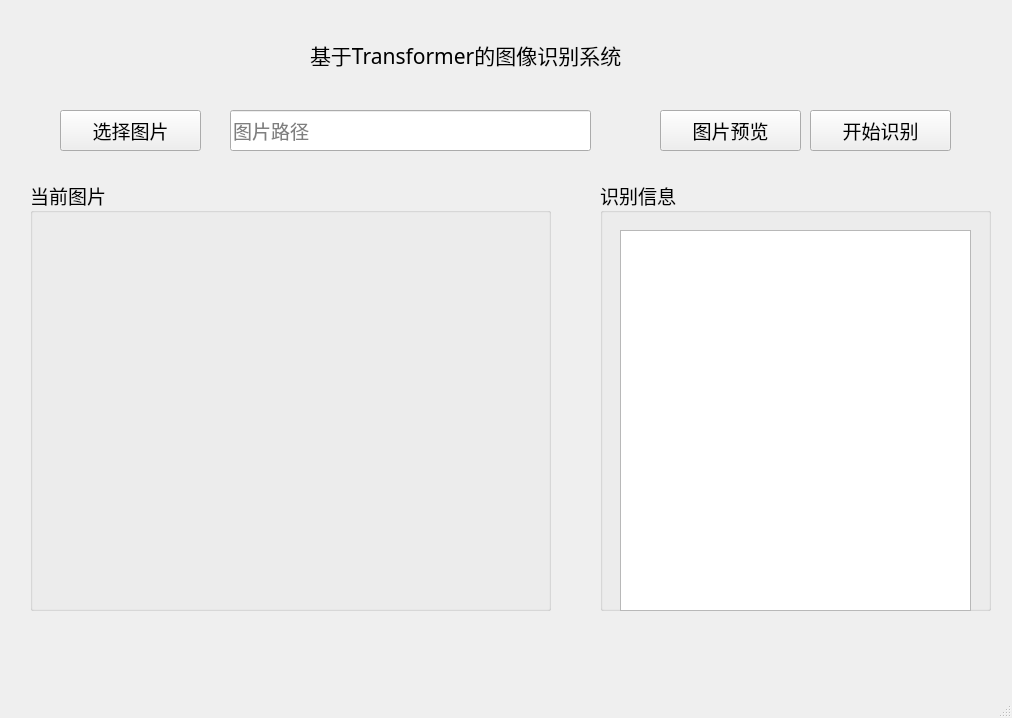
<?xml version="1.0" encoding="UTF-8"?>
<ui version="4.0">
 <class>MainWindow</class>
 <widget class="QMainWindow" name="MainWindow">
  <property name="geometry">
   <rect>
    <x>0</x>
    <y>0</y>
    <width>1012</width>
    <height>718</height>
   </rect>
  </property>
  <property name="windowTitle">
   <string>图像识别系统</string>
  </property>
  <property name="styleSheet">
   <string notr="true">QWidget#centralwidget{border-image: url(:/background/vision_transformer/hfuu.jpg);}</string>
  </property>
  <widget class="QWidget" name="centralwidget">
   <widget class="QPushButton" name="btn_choose">
    <property name="geometry">
     <rect>
      <x>60</x>
      <y>110</y>
      <width>141</width>
      <height>41</height>
     </rect>
    </property>
    <property name="font">
     <font>
      <family>楷体</family>
      <pointsize>14</pointsize>
     </font>
    </property>
    <property name="text">
     <string>选择图片</string>
    </property>
   </widget>
   <widget class="QGroupBox" name="groupBox">
    <property name="geometry">
     <rect>
      <x>30</x>
      <y>180</y>
      <width>521</width>
      <height>431</height>
     </rect>
    </property>
    <property name="font">
     <font>
      <family>楷体</family>
      <pointsize>14</pointsize>
     </font>
    </property>
    <property name="title">
     <string>当前图片</string>
    </property>
    <widget class="QLabel" name="label_img">
     <property name="geometry">
      <rect>
       <x>20</x>
       <y>40</y>
       <width>471</width>
       <height>401</height>
      </rect>
     </property>
     <property name="frameShape">
      <enum>QFrame::NoFrame</enum>
     </property>
     <property name="text">
      <string/>
     </property>
    </widget>
   </widget>
   <widget class="QLabel" name="label_title">
    <property name="geometry">
     <rect>
      <x>310</x>
      <y>30</y>
      <width>431</width>
      <height>51</height>
     </rect>
    </property>
    <property name="font">
     <font>
      <family>楷体</family>
      <pointsize>18</pointsize>
     </font>
    </property>
    <property name="text">
     <string>&lt;html&gt;&lt;head/&gt;&lt;body&gt;&lt;p&gt;&lt;span style=&quot; font-size:16pt;&quot;&gt;基于Transformer的图像识别系统&lt;/span&gt;&lt;/p&gt;&lt;/body&gt;&lt;/html&gt;</string>
    </property>
   </widget>
   <widget class="QGroupBox" name="groupBox_2">
    <property name="geometry">
     <rect>
      <x>600</x>
      <y>180</y>
      <width>391</width>
      <height>431</height>
     </rect>
    </property>
    <property name="font">
     <font>
      <family>楷体</family>
      <pointsize>14</pointsize>
     </font>
    </property>
    <property name="title">
     <string>识别信息</string>
    </property>
    <widget class="QTextEdit" name="textEdit">
     <property name="geometry">
      <rect>
       <x>20</x>
       <y>50</y>
       <width>351</width>
       <height>381</height>
      </rect>
     </property>
    </widget>
   </widget>
   <widget class="QPushButton" name="btn_see">
    <property name="geometry">
     <rect>
      <x>660</x>
      <y>110</y>
      <width>141</width>
      <height>41</height>
     </rect>
    </property>
    <property name="font">
     <font>
      <family>楷体</family>
      <pointsize>14</pointsize>
     </font>
    </property>
    <property name="text">
     <string>图片预览</string>
    </property>
   </widget>
   <widget class="QPushButton" name="btn_start">
    <property name="geometry">
     <rect>
      <x>810</x>
      <y>110</y>
      <width>141</width>
      <height>41</height>
     </rect>
    </property>
    <property name="font">
     <font>
      <family>楷体</family>
      <pointsize>14</pointsize>
     </font>
    </property>
    <property name="text">
     <string>开始识别</string>
    </property>
   </widget>
   <widget class="QLineEdit" name="lineEdit">
    <property name="geometry">
     <rect>
      <x>230</x>
      <y>110</y>
      <width>361</width>
      <height>41</height>
     </rect>
    </property>
    <property name="font">
     <font>
      <family>楷体</family>
      <pointsize>14</pointsize>
     </font>
    </property>
    <property name="text">
     <string/>
    </property>
    <property name="placeholderText">
     <string>图片路径</string>
    </property>
   </widget>
  </widget>
  <widget class="QMenuBar" name="menubar">
   <property name="geometry">
    <rect>
     <x>0</x>
     <y>0</y>
     <width>1012</width>
     <height>26</height>
    </rect>
   </property>
  </widget>
  <widget class="QStatusBar" name="statusbar"/>
 </widget>
 <resources>
  <include location="../background.qrc"/>
 </resources>
 <connections/>
</ui>
